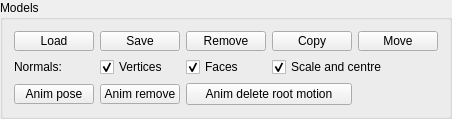
    <widget class="QGroupBox" name="loadGroupBox">
     <property name="title">
      <string>Models</string>
     </property>
     <layout class="QGridLayout" name="gridLayout_3">
      <item row="0" column="1">
       <widget class="QPushButton" name="modelSaveButton">
        <property name="minimumSize">
         <size>
          <width>0</width>
          <height>0</height>
         </size>
        </property>
        <property name="maximumSize">
         <size>
          <width>16777215</width>
          <height>20</height>
         </size>
        </property>
        <property name="text">
         <string>Save</string>
        </property>
       </widget>
      </item>
      <item row="0" column="0">
       <widget class="QPushButton" name="modelLoadButton">
        <property name="minimumSize">
         <size>
          <width>0</width>
          <height>0</height>
         </size>
        </property>
        <property name="maximumSize">
         <size>
          <width>16777215</width>
          <height>20</height>
         </size>
        </property>
        <property name="text">
         <string>Load</string>
        </property>
       </widget>
      </item>
      <item row="0" column="3">
       <widget class="QPushButton" name="modelRemoveButton">
        <property name="minimumSize">
         <size>
          <width>0</width>
          <height>0</height>
         </size>
        </property>
        <property name="maximumSize">
         <size>
          <width>16777215</width>
          <height>20</height>
         </size>
        </property>
        <property name="text">
         <string>Remove</string>
        </property>
       </widget>
      </item>
      <item row="0" column="4">
       <widget class="QPushButton" name="modelCopyButton">
        <property name="minimumSize">
         <size>
          <width>0</width>
          <height>0</height>
         </size>
        </property>
        <property name="maximumSize">
         <size>
          <width>16777215</width>
          <height>20</height>
         </size>
        </property>
        <property name="text">
         <string>Copy</string>
        </property>
       </widget>
      </item>
      <item row="2" column="0">
       <widget class="QLabel" name="normalsLabel">
        <property name="maximumSize">
         <size>
          <width>16777215</width>
          <height>20</height>
         </size>
        </property>
        <property name="text">
         <string>Normals:</string>
        </property>
       </widget>
      </item>
      <item row="2" column="1">
       <widget class="QCheckBox" name="updateVertexNormalsCheckBox">
        <property name="maximumSize">
         <size>
          <width>16777215</width>
          <height>20</height>
         </size>
        </property>
        <property name="text">
         <string>Vertices</string>
        </property>
        <property name="checked">
         <bool>true</bool>
        </property>
       </widget>
      </item>
      <item row="2" column="3">
       <widget class="QCheckBox" name="updateFaceNormalsCheckBox">
        <property name="maximumSize">
         <size>
          <width>16777215</width>
          <height>20</height>
         </size>
        </property>
        <property name="text">
         <string>Faces</string>
        </property>
        <property name="checked">
         <bool>true</bool>
        </property>
       </widget>
      </item>
      <item row="2" column="4" colspan="2">
       <widget class="QCheckBox" name="scaleOn1AndCenterCheckBox">
        <property name="maximumSize">
         <size>
          <width>16777215</width>
          <height>20</height>
         </size>
        </property>
        <property name="text">
         <string>Scale and centre</string>
        </property>
        <property name="checked">
         <bool>true</bool>
        </property>
       </widget>
      </item>
      <item row="0" column="5">
       <widget class="QPushButton" name="modelMoveButton">
        <property name="minimumSize">
         <size>
          <width>0</width>
          <height>0</height>
         </size>
        </property>
        <property name="maximumSize">
         <size>
          <width>16777215</width>
          <height>20</height>
         </size>
        </property>
        <property name="text">
         <string>Move</string>
        </property>
       </widget>
      </item>
      <item row="3" column="0">
       <widget class="QPushButton" name="modelAnimationPoseButton">
        <property name="minimumSize">
         <size>
          <width>0</width>
          <height>0</height>
         </size>
        </property>
        <property name="maximumSize">
         <size>
          <width>16777215</width>
          <height>20</height>
         </size>
        </property>
        <property name="text">
         <string>Anim pose</string>
        </property>
       </widget>
      </item>
      <item row="3" column="1">
       <widget class="QPushButton" name="modelAnimationRemoveButton">
        <property name="minimumSize">
         <size>
          <width>0</width>
          <height>0</height>
         </size>
        </property>
        <property name="maximumSize">
         <size>
          <width>16777215</width>
          <height>20</height>
         </size>
        </property>
        <property name="text">
         <string>Anim remove</string>
        </property>
       </widget>
      </item>
      <item row="3" column="3" colspan="2">
       <widget class="QPushButton" name="modelAnimationRemoveRootMotionButton">
        <property name="text">
         <string>Anim delete root motion</string>
        </property>
       </widget>
      </item>
     </layout>
    </widget>
